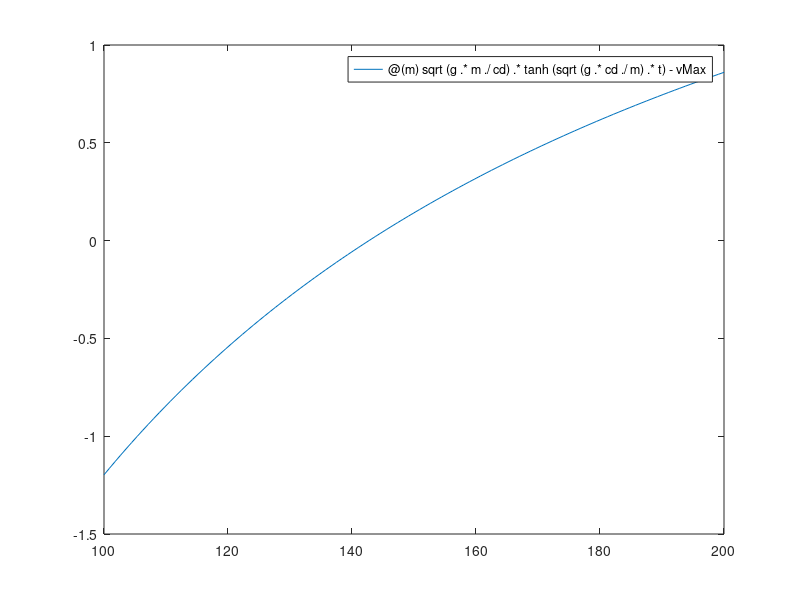

The MATLAB source for this figure:
%21010264 Star Chen

clear
clc

g = 9.81;
t = 4;
cd = 0.25;
vMax = 36;

x0 = 100;
x1 = 200;
eps = 0.0001;

fm = @(m) sqrt(g.*m./cd).*tanh(sqrt(g.*cd./m).*t) - vMax;
fplot (fm, [x0, x1])

x2 = (x0 + x1)/2;
err = abs(x0 - x1);

while err > eps
    if fm(x0)*fm(x2) < 0 
       x1 = x2;
    else
      x0 = x2;          
    end
     x2 = (x0 + x1)/2;
     err = abs(x2-x1); 
     root=x2;
     
end
   fprintf('\n The root is %4.4f ',root);